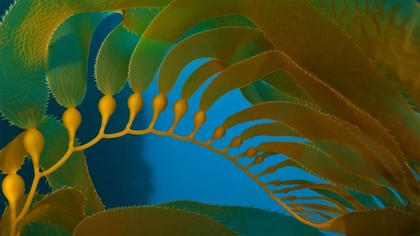
%> input picture matlab/v2/img/2.jpg, 420 x 236 px, shrunk from 682 x 384 before the run
$ octave a_drawing4.m   (GNU Octave 9; MATLAB toolbox functions it lacks are replaced by stand-ins)
%> lines starting %> are read from the running program, lines starting %| are printed output that depends on the picture
### matlab/v2/f_rgb2gray.m
function Gray = f_rgb2gray(I)

    R = uint16(I(:,:,1));
    G = uint16(I(:,:,2));
    B = uint16(I(:,:,3));

    % Gray = R*0.299 + G*0.587 + B*0.114;   % 经验参数

    Gray = uint8((R*77 + G*150 + B*29) / 256);  % 定点化近似

end

### matlab/v2/f_sobel.m
function [i_sobel, Gx, Gy] = f_sobel(I)

    [ROW,COL] = size(I);

    Gx = f_conv(I,[-1 0 1; -2 0 2; -1 0 1]) / 8;   % 采用非标准Sobel算子,45°方向朝右下
    Gy = f_conv(I,[-1 -2 -1; 0 0 0; 1 2 1]) / 8;   % -127 ~ 127

    i_sobel = uint8((abs(Gx) + abs(Gy)));                       % 0 ~ 255

    i_sobel(1,:)       = 0;
    i_sobel(ROW - 1,:) = 0;
    i_sobel(:,1)       = 0;
    i_sobel(:,COL)     = 0;

end

### matlab/v2/f_conv.m
function img = f_conv(img_in, convCore)

    [ROW,COL] = size(img_in);
    I = double(img_in);
    cv = f_get_px9(double(convCore),2,2);

    img = zeros(ROW,COL);

    for r = 2:ROW-1
        for c = 2:COL-1
            p = f_get_px9(I,r,c);
            img(r,c) = sum(p.*cv);
        end
    end

end

### matlab/v2/f_get_px9.m
function p = f_get_px9(I,r,c)
    p = zeros(9,1);
    p(1) = I(r-1,c-1); p(2) = I(r-1,c); p(3) = I(r-1,c+1);
    p(4) = I(r  ,c-1); p(5) = I(r  ,c); p(6) = I(r  ,c+1);
    p(7) = I(r+1,c-1); p(8) = I(r+1,c); p(9) = I(r+1,c+1);
end

### matlab/v2/a_drawing4.m
clc; clear; close all;

% 3x3sobel算子与2x2一阶微分对比

i_orig = imread('./img/2.jpg');
%> i_orig is the input picture: size 236x420x3 uint8; mean R, G, B 59.7, 79.6, 42.1

i_gray = f_rgb2gray(i_orig);
%> in f_rgb2gray, `R = uint16(I(:,:,1));`:
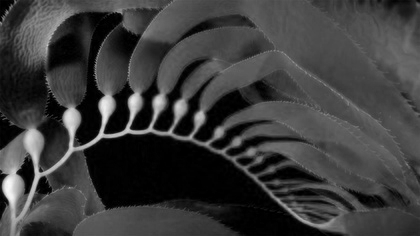
%> R: size 236x420 uint16; min 0, max 250, mean 59.7
%> in f_rgb2gray, `B = uint16(I(:,:,3));`:
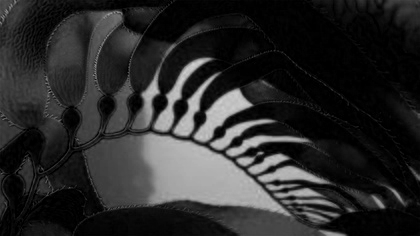
%> B: size 236x420 uint16; min 0, max 209, mean 42.1
%> in f_rgb2gray, `Gray = uint8((R*77 + G*150 + B*29) / 256);`:
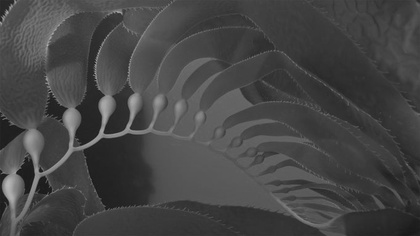
%> Gray: size 236x420 uint8; min 21, max 184, mean 69.4

% sobel梯度幅值
[i_sobel, Gx, Gy] = f_sobel(i_gray);
%> call 2 of f_conv, with convCore = [-1 -2 -1; 0 0 0; 1 2 1]
%> after the loop in f_conv (call 2), `for r = 2:ROW-1`:
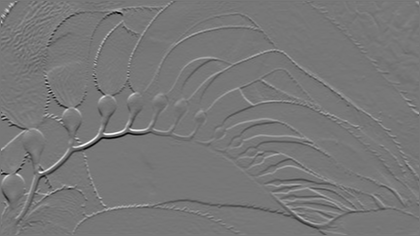
%> img: size 236x420 double; min -413, max 464, mean -0.7; drawn with min black and max white
%> in f_sobel, `i_sobel(ROW - 1,:) = 0;`: i_sobel: size 236x420 uint8; min 0, max 88, mean 4.6; mean of the top-left, top-right, bottom-left and bottom-right quarters 5.7, 2.8, 5.9, 4

% 归一化i_sobel
i_sobel = double(i_sobel);
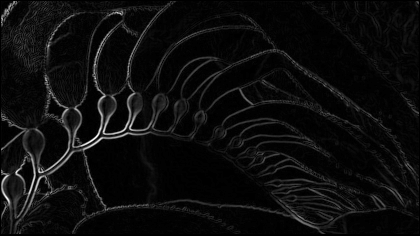
%> i_sobel: size 236x420 double; min 0, max 88, mean 4.6; mean of the top-left, top-right, bottom-left and bottom-right quarters 5.7, 2.8, 5.9, 4; drawn with min black and max white
max_num = max(max(i_sobel));
%> max_num = 88
i_sobel = uint8(i_sobel / max_num * 255);
%> i_sobel: size 236x420 uint8

% 非极大值抑制
[ROW,COL] = size(i_sobel);
%> ROW = 236; COL = 420
NMS = uint8(zeros(ROW,COL));
NMS_CUT = uint8(zeros(ROW,COL));    % 被“非极大值抑制”剔除的点

for r = 2:ROW-1
    for c = 2:COL-1
        p = f_get_px9(i_sobel,r,c);
        if  (abs(Gx(r,c))*2 > abs(Gy(r,c))*5 && p(5) >= p(4) && p(5) >= p(6)) ||...
            (abs(Gy(r,c))*2 > abs(Gx(r,c))*5 && p(5) >= p(2) && p(5) >= p(8)) ||...
            (((Gx(r,c)>0 && Gy(r,c)>0) || (Gx(r,c)<0 && Gy(r,c)<0)) && p(5) >= p(1) && p(5) >= p(9)) ||...
            (((Gx(r,c)>0 && Gy(r,c)<0) || (Gx(r,c)<0 && Gy(r,c)>0)) && p(5) >= p(3) && p(5) >= p(7))
            NMS(r,c) = p(5);
            NMS_CUT(r,c) = 0;
        else
            NMS(r,c) = 0;
            NMS_CUT(r,c) = 255;
        end
    end
end
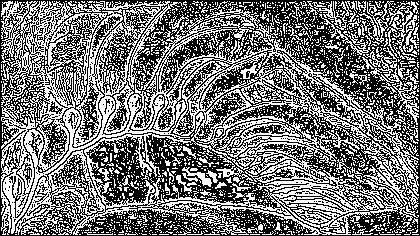
%> NMS_CUT: size 236x420 uint8; 45.8% white in thin lines or dots

figure(1);
subplot(2, 2, 1); imshow(i_gray); title("灰度原图");
subplot(2, 2, 2); imshow(255-i_sobel*3); title("归一化sobel梯度幅值");
subplot(2, 2, 3); imshow(255-NMS*3); title("归一化NMS梯度幅值");
%> after `imshow(255-NMS*3)`:
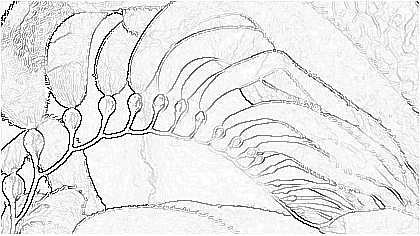
%> displayed picture: size 236x420, on the screen's scale of 0 to 255; min 0, max 255, mean 232.4
subplot(2, 2, 4); imshow(NMS_CUT); title("被“非极大值抑制”剔除的点");

$ run again, with matlab/v2/img/1.jpg copied over matlab/v2/img/2.jpg
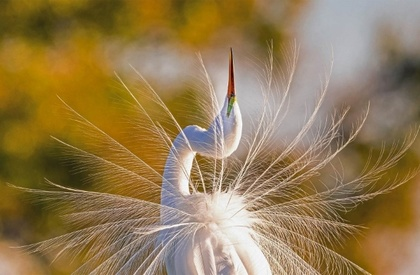
%> input picture matlab/v2/img/1.jpg, 420 x 275 px, shrunk from 640 x 419 before the run
%> i_orig is the input picture: size 275x420x3 uint8; mean R, G, B 147.7, 123.3, 81.6
%> max_num = 94
%> after the loop `for r = 2:ROW-1`:
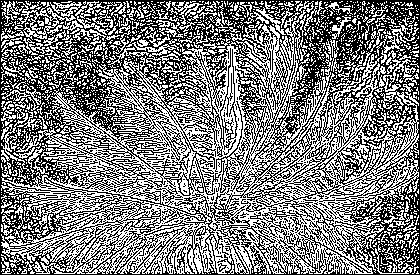
%> NMS_CUT: size 275x420 uint8; 49.5% white in thin lines or dots
%> `imshow(255-NMS*3)`:
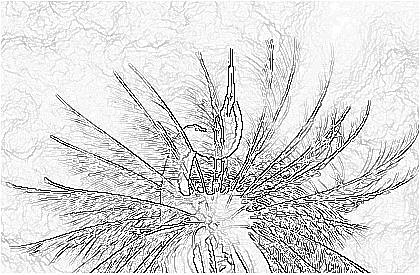
%> displayed picture: size 275x420, on the screen's scale of 0 to 255; min 0, max 255, mean 217.9
